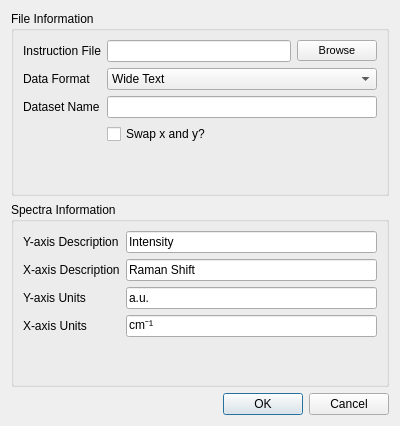
<?xml version="1.0" encoding="UTF-8"?>
<ui version="4.0">
 <class>StitchImportDialog</class>
 <widget class="QDialog" name="StitchImportDialog">
  <property name="geometry">
   <rect>
    <x>0</x>
    <y>0</y>
    <width>400</width>
    <height>426</height>
   </rect>
  </property>
  <property name="windowTitle">
   <string>Dialog</string>
  </property>
  <layout class="QVBoxLayout" name="verticalLayout">
   <item>
    <widget class="QGroupBox" name="groupBox_2">
     <property name="title">
      <string>File Information</string>
     </property>
     <layout class="QFormLayout" name="formLayout_3">
      <item row="0" column="0">
       <widget class="QLabel" name="label_2">
        <property name="text">
         <string>Instruction File</string>
        </property>
       </widget>
      </item>
      <item row="0" column="1">
       <layout class="QHBoxLayout" name="horizontalLayout_2">
        <item>
         <widget class="QLineEdit" name="filenameLineEdit">
          <property name="enabled">
           <bool>true</bool>
          </property>
         </widget>
        </item>
        <item>
         <widget class="QPushButton" name="browsePushButton">
          <property name="font">
           <font>
            <pointsize>8</pointsize>
           </font>
          </property>
          <property name="text">
           <string>Browse</string>
          </property>
         </widget>
        </item>
       </layout>
      </item>
      <item row="1" column="0">
       <widget class="QLabel" name="label_11">
        <property name="text">
         <string>Data Format</string>
        </property>
       </widget>
      </item>
      <item row="1" column="1">
       <widget class="QComboBox" name="formatComboBox">
        <item>
         <property name="text">
          <string>Wide Text</string>
         </property>
        </item>
        <item>
         <property name="text">
          <string>Long Text</string>
         </property>
        </item>
        <item>
         <property name="text">
          <string>Wide Text (CSV)</string>
         </property>
        </item>
        <item>
         <property name="text">
          <string>Long Text (CSV)</string>
         </property>
        </item>
        <item>
         <property name="text">
          <string>Vespucci Dataset</string>
         </property>
        </item>
       </widget>
      </item>
      <item row="2" column="0">
       <widget class="QLabel" name="label_12">
        <property name="text">
         <string>Dataset Name</string>
        </property>
       </widget>
      </item>
      <item row="2" column="1">
       <widget class="QLineEdit" name="nameLineEdit">
        <property name="toolTip">
         <string>The dataset should have a unique name that is a valid filename on your operating system.</string>
        </property>
       </widget>
      </item>
      <item row="3" column="1">
       <widget class="QCheckBox" name="swapSpatialCheckBox">
        <property name="text">
         <string>Swap x and y?</string>
        </property>
       </widget>
      </item>
     </layout>
    </widget>
   </item>
   <item>
    <widget class="QGroupBox" name="groupBox">
     <property name="title">
      <string>Spectra Information</string>
     </property>
     <layout class="QFormLayout" name="formLayout_4">
      <property name="fieldGrowthPolicy">
       <enum>QFormLayout::AllNonFixedFieldsGrow</enum>
      </property>
      <item row="0" column="0">
       <widget class="QLabel" name="label_13">
        <property name="text">
         <string>Y-axis Description</string>
        </property>
       </widget>
      </item>
      <item row="0" column="1">
       <widget class="QLineEdit" name="yLineEdit">
        <property name="text">
         <string>Intensity</string>
        </property>
       </widget>
      </item>
      <item row="1" column="0">
       <widget class="QLabel" name="label_14">
        <property name="text">
         <string>X-axis Description</string>
        </property>
       </widget>
      </item>
      <item row="1" column="1">
       <widget class="QLineEdit" name="xLineEdit">
        <property name="text">
         <string>Raman Shift</string>
        </property>
       </widget>
      </item>
      <item row="2" column="0">
       <widget class="QLabel" name="label_15">
        <property name="text">
         <string>Y-axis Units</string>
        </property>
       </widget>
      </item>
      <item row="3" column="0">
       <widget class="QLabel" name="label_16">
        <property name="text">
         <string>X-axis Units</string>
        </property>
       </widget>
      </item>
      <item row="2" column="1">
       <widget class="QLineEdit" name="yUnitsLineEdit">
        <property name="text">
         <string>a.u.</string>
        </property>
       </widget>
      </item>
      <item row="3" column="1">
       <widget class="QLineEdit" name="xUnitsLineEdit">
        <property name="text">
         <string>cm⁻¹</string>
        </property>
       </widget>
      </item>
     </layout>
    </widget>
   </item>
   <item>
    <widget class="QDialogButtonBox" name="buttonBox">
     <property name="orientation">
      <enum>Qt::Horizontal</enum>
     </property>
     <property name="standardButtons">
      <set>QDialogButtonBox::Cancel|QDialogButtonBox::Ok</set>
     </property>
    </widget>
   </item>
  </layout>
 </widget>
 <resources/>
 <connections>
  <connection>
   <sender>buttonBox</sender>
   <signal>accepted()</signal>
   <receiver>StitchImportDialog</receiver>
   <slot>accept()</slot>
   <hints>
    <hint type="sourcelabel">
     <x>248</x>
     <y>254</y>
    </hint>
    <hint type="destinationlabel">
     <x>157</x>
     <y>274</y>
    </hint>
   </hints>
  </connection>
  <connection>
   <sender>buttonBox</sender>
   <signal>rejected()</signal>
   <receiver>StitchImportDialog</receiver>
   <slot>reject()</slot>
   <hints>
    <hint type="sourcelabel">
     <x>316</x>
     <y>260</y>
    </hint>
    <hint type="destinationlabel">
     <x>286</x>
     <y>274</y>
    </hint>
   </hints>
  </connection>
 </connections>
</ui>
